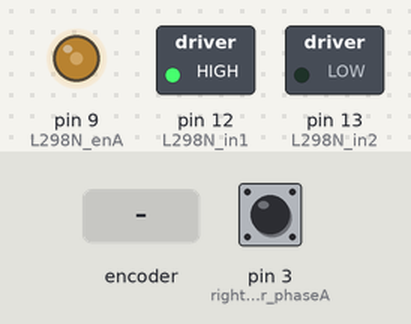
Bench run of a sketch on a simulated Arduino Uno, built with avr-gcc and run on an emulated ATmega328P. On the bench: switched loads named in the sketch (green lamp = pin HIGH), output pins drawn as LEDs (lit = HIGH). The inputs (shaded band) are chosen by the test bench; at power-on: pin 3 (right_encoder_phaseA) HIGH. What the sketch prints to the serial monitor is not drawn.

Above: at 1.2 s.
1.3 s: rotary encoder on pin 3 (right_encoder_phaseA) / pin 5 (right_encoder_phaseB) turned 1 step (first pin leading)
Timing chart, 0 to 4.3 s (numbered marks = the images above; inputs shaded):
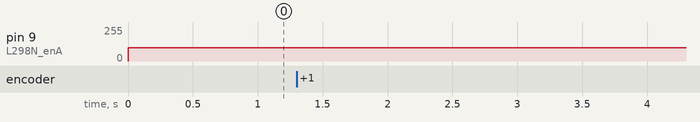

The sketch:

serial_encoder.ino
```cpp
#define L298N_enA 9
#define L298N_in1 12
#define L298N_in2 13
#define right_encoder_phaseA 3
#define right_encoder_phaseB 5

unsigned int right_encoder_counter=0;
String right_encoder_sign="p";
double right_wheel_measure_vel=0;

void setup(){

  pinMode(L298N_enA,OUTPUT);
  pinMode(L298N_in1,OUTPUT);
  pinMode(L298N_in2,OUTPUT);
  pinMode(right_encoder_phaseB,INPUT);


  attachInterrupt(digitalPinToInterrupt(right_encoder_phaseA),encoderCallback,RISING);

  digitalWrite(L298N_in1,HIGH);
  digitalWrite(L298N_in2,LOW);

  Serial.begin(115200);

}
 void loop()
 {
  right_wheel_measure_vel = 10*right_encoder_counter*(60/420)* 0.10472;
  String encoder_read= right_encoder_sign + String(right_wheel_measure_vel);
  Serial.println(encoder_read);
  analogWrite(L298N_enA,100);
  right_encoder_counter=0;
  delay(100);

 }

 void encoderCallback()
 {
  right_encoder_counter++;
  if (digitalRead(right_encoder_phaseB==HIGH))
    {
      right_encoder_sign="p";
    }
    else
    {
      right_encoder_sign="n";
    }

 }
```

Measured:
- after the input at 1.3 s, every drawn part: stays the same
